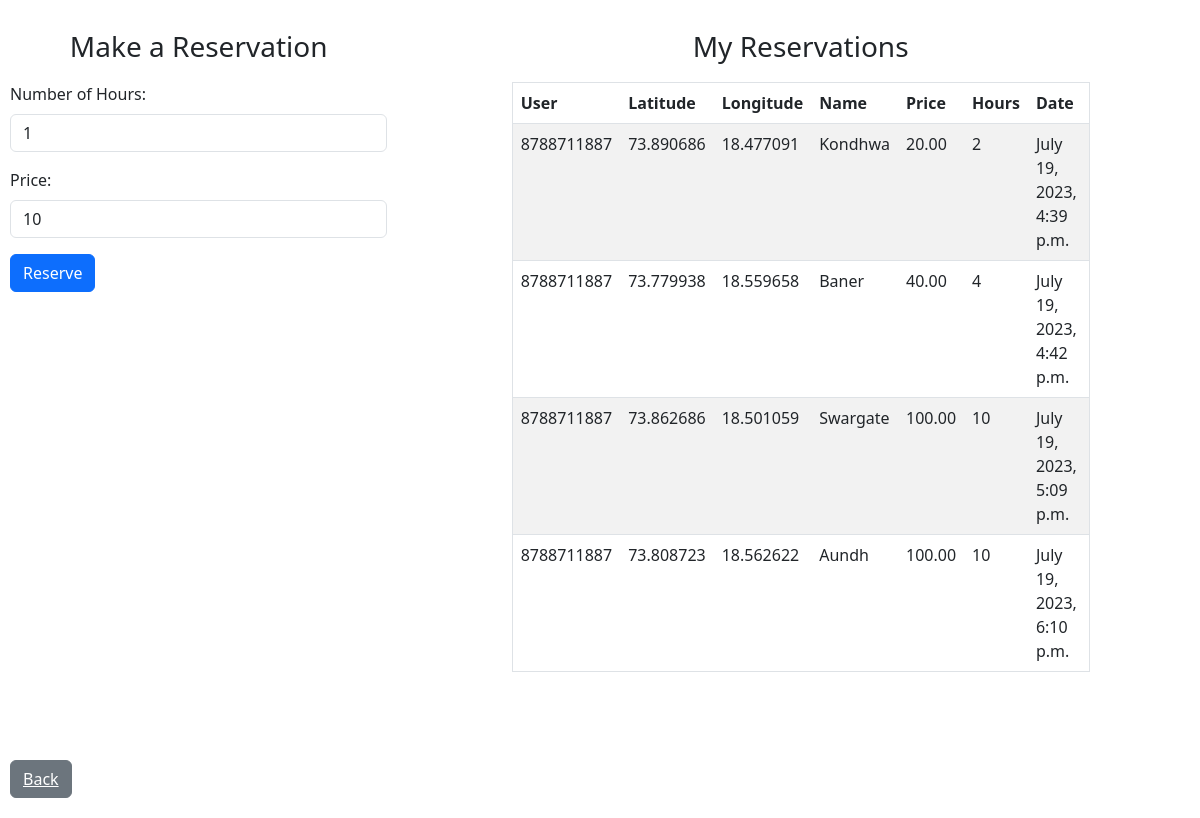
/parking/reservation/3/1/, run on the app's committed database.
### parking/models.py (models this page shows)
class Reservation(models.Model):
    user = models.ForeignKey(User, on_delete=models.CASCADE)
    parking_spot = models.ForeignKey(ParkingSpot, on_delete=models.CASCADE)
    hours = models.PositiveIntegerField()
    price = models.DecimalField(max_digits=10, decimal_places=2)
    created_on = models.DateTimeField(auto_now_add=True, null=True)
    updated_on = models.DateTimeField(auto_now_add=True, null=True)

class User(models.Model):
    phone_number = models.CharField(max_length=20)
    email = models.EmailField()
    created_on = models.DateTimeField(auto_now_add=True, null=True)

class ParkingSpot(models.Model):
    latitude = models.FloatField()
    longitude = models.FloatField()
    name = models.CharField(max_length=50,blank=True, null=True)
    active = models.BooleanField(default=False)
    created_on = models.DateTimeField(auto_now_add=True, null=True)

### parking/views.py (the view, shortened to what this page needs)
# urls.py: path('reservation/<int:user>/<int:spot>/', ReservationView.as_view(), name='reservation'),
class ReservationView(View):
    def get(self, request, user, spot):
        reservations = Reservation.objects.filter(user_id=user)
        price = calculate_price(1)
        return render(request, 'parking/reservation.html', {'user': user, 'price': price, 'spot': spot, 'reservations': reservations})

### parking/views.py (called while the page is built)
def calculate_price(hours):
    rate_per_hour = 10  # Set the rate per hour
    price = rate_per_hour * hours
    return price

### templates/parking/reservation.html (shortened to what this page needs)
<!DOCTYPE html>
<html lang="en">
<head>
    <link rel="stylesheet" href="https://cdn.jsdelivr.net/npm/bootstrap@5.3.0/dist/css/bootstrap.min.css">
</head>
<body>
<div class="row" style="padding:20px 10px;">
    <div class="col-md-4">
<h3 class="text-center" style="padding:10px 0px;">Make a Reservation</h3>
<form method="POST" action="/parking/reservation/{{user}}/{{spot}}/">
    <div class="mb-3">
    <label for="hours" class="form-label">Number of Hours:</label>
    <input type="number" class="form-control" id="hours" name="hours" value="1" required>
  </div>
  <div class="mb-3">
    <label for="price" class="form-label">Price:</label>
    <input type="text" class="form-control" id="price" name="price" value="{{price}}" readonly>
  </div>
  <button type="submit" class="btn btn-primary">Reserve</button>
</form>
    </div>
    <div class="col-md-1"></div>
     <div class="col-md-6">
<h3 class="text-center" style="padding:10px 0px;">My Reservations</h3>
<div class="table-responsive table-bordered">
  <table class="table table-striped">
    <thead>
      <tr>
          <th>User</th>
        <th>Latitude</th>
        <th>Longitude</th>
          <th>Name</th>
          <th>Price</th>
          <th>Hours</th>
          <th>Date</th>
      </tr>
    </thead>
    <tbody>
      {% for res in reservations %}
        <tr>
          <td>{{ res.user.phone_number }}</td>
            <td>{{ res.parking_spot.longitude }}</td>
          <td>{{ res.parking_spot.latitude }}</td>
            <td>{{ res.parking_spot.name }}</td>
            <td>{{ res.price }}</td>
            <td>{{ res.hours }}</td>
            <td>{{ res.created_on }}</td>
        </tr>
      {% empty %}
        <tr>
          <td colspan="2">No parking spots available.</td>
        </tr>
      {% endfor %}
    </tbody>
  </table>
</div>
        </div>
    <div class="col-md-2">
        <br><br><br>
    <button class="btn btn-secondary"><a href="/parking/parking-spots/{{user}}/" style="color:white;">Back</a></button>
    </div>
</div>
</body>
</html>

### data on the page
Reservation: user.phone_number "8788711887", parking_spot.longitude "73.890686", parking_spot.latitude "18.477091", parking_spot.name "Kondhwa", price "20.00", hours "2", created_on "July 19, 2023, 4:39 p.m."
Reservation: user.phone_number "8788711887", parking_spot.longitude "73.779938", parking_spot.latitude "18.559658", parking_spot.name "Baner", price "40.00", hours "4", created_on "July 19, 2023, 4:42 p.m."
Reservation: user.phone_number "8788711887", parking_spot.longitude "73.862686", parking_spot.latitude "18.501059", parking_spot.name "Swargate", price "100.00", hours "10", created_on "July 19, 2023, 5:09 p.m."
Reservation: user.phone_number "8788711887", parking_spot.longitude "73.808723", parking_spot.latitude "18.562622", parking_spot.name "Aundh", price "100.00", hours "10", created_on "July 19, 2023, 6:10 p.m."
